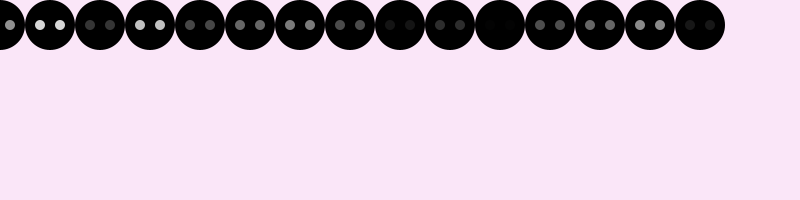
Frame 1 (no input)
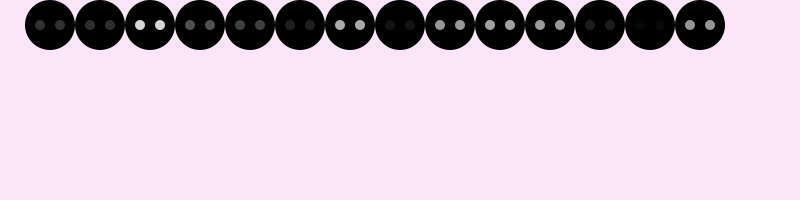
Frame 60 (the mouse pressed at the canvas centre just before this capture)
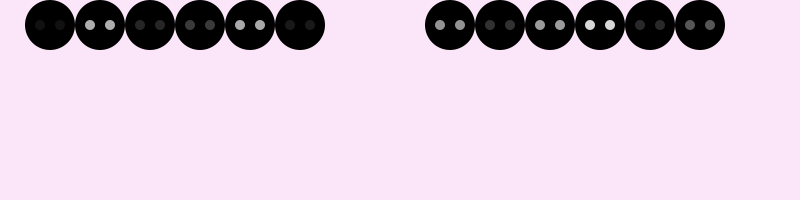
Frame 120 (the mouse held since frame 60 and released just before this capture)

The Processing sketch that drew these frames (run headless with seeded random() and noise(); from frame 60 on, the mouse is pressed at the canvas centre):

// Processing sketch: processing_139134
// ── processing_139134.pde

float[] a;


void setup () {
  size(800, 200);

  a = new float[15];
  int i = 0;
  while ( i <= 14) {
    a[i] = 25;
    i = i + 1;
  }
}


void draw() {
  background(250, 230, 248);

  int i = 0;
  while (i<= 14) {
    noStroke();
    fill(0);
    //body
    ellipse(i*50, a[i], 50, 50);
    //eyes
    fill(random(0,225));
    ellipse(i*50+10, a[i], 10, 10);
    ellipse(i*50-10, a[i], 10, 10);

    if (mouseX >= i*50 && mouseX <= i*50+50) {
      a[i] = a[i] + random(-5,25);
    }
    i = i +1;
  }
}
